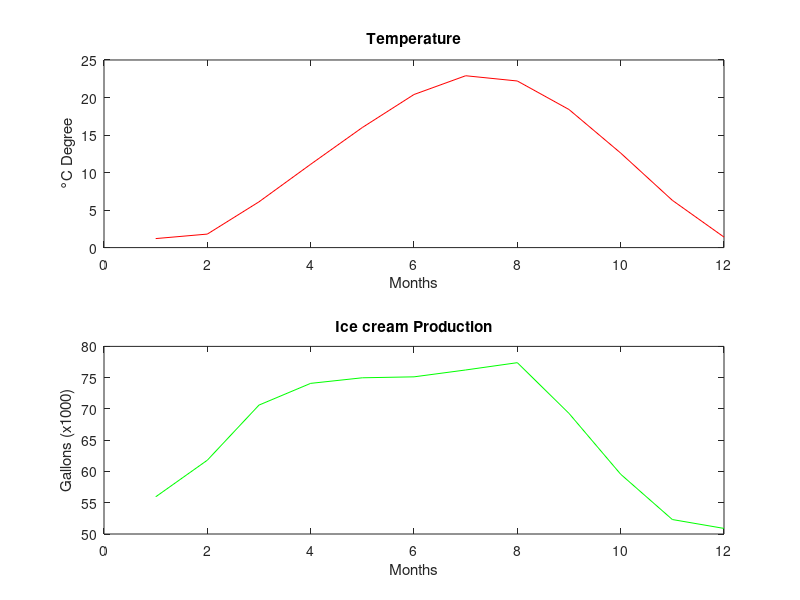
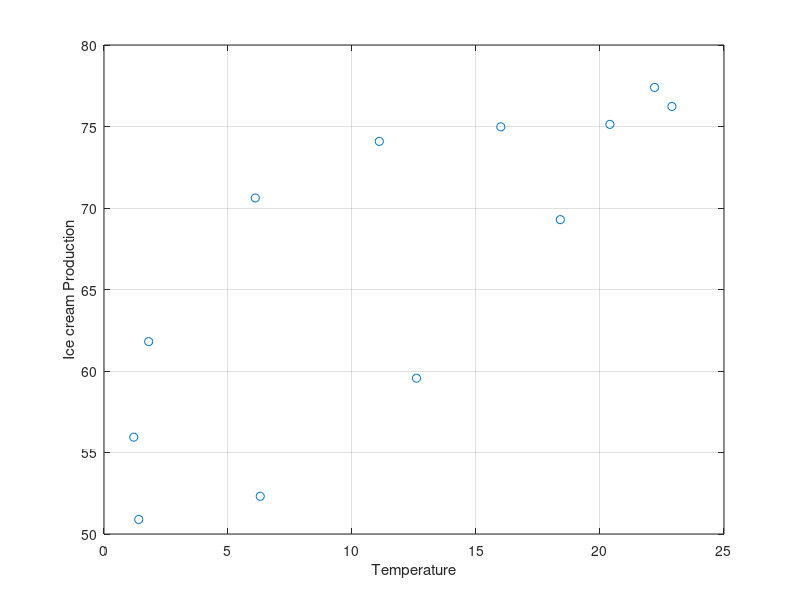

These figures' MATLAB source, in order:
% Load the dataset
data = load('icecream_example.dat');
% Assign our two data variables
Temp = data(:,2);
Prod = data(:,3);
figure (1);
subplot(2,1,1);
plot(1:12,Temp,'r');
title('Temperature');
xlabel('Months');
ylabel('°C Degree');
subplot(2,1,2);
plot(1:12,Prod,'g');
title('Ice cream Production');
xlabel('Months');
ylabel('Gallons (x1000)');
% Create the scatter plot of temperature and ice-
figure (2);
scatter(Temp,Prod);
xlabel('Temperature');
ylabel('Ice cream Production');
grid on; box on;
% Calculate the r correlation coefficient
muT = mean(Temp);
muP = mean(Prod);
sT = std(Temp);
sP = std(Prod);
r1 = sum((Temp-muT).*(Prod-muP))/((length(data)-1)*sT*sP);
r_matrix = corrcoef(Temp,Prod);
r2 = r_matrix(2,1);